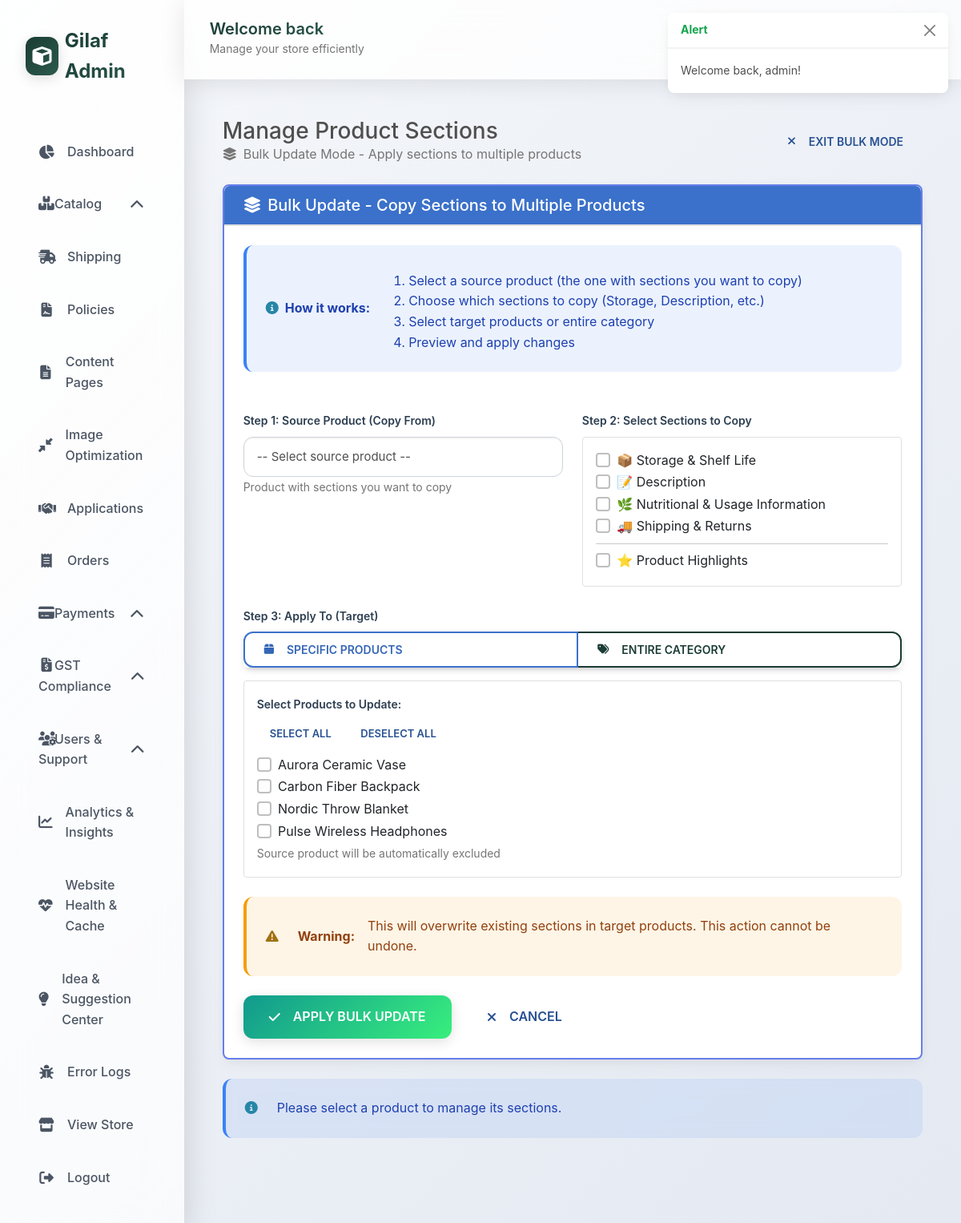
/admin/manage_product_sections.php?bulk_mode=1 (signed in), run on the app's committed database.
### tables this page shows
CREATE TABLE IF NOT EXISTS products (
  id INT AUTO_INCREMENT PRIMARY KEY,
  name VARCHAR(180) NOT NULL,
  description TEXT,
  category_id INT,
  price DECIMAL(10,2) NOT NULL DEFAULT 0,
  stock INT NOT NULL DEFAULT 0,
  image VARCHAR(255),
  created_at TIMESTAMP DEFAULT CURRENT_TIMESTAMP,
  FOREIGN KEY (category_id) REFERENCES categories(id) ON DELETE SET NULL
);

### admin/manage_product_sections.php (the view, shortened to what the rows shown need)
<?php
require_once __DIR__ . '/../includes/functions.php';
$selectedCategoryId = isset($_GET['category_id']) ? (int)$_GET['category_id'] : 0;
$bulkMode = isset($_GET['bulk_mode']) ? (int)$_GET['bulk_mode'] : 0;
if ($selectedCategoryId > 0) {
    $products = db_fetch_all('SELECT id, name FROM products WHERE category_id = ? ORDER BY name ASC', [$selectedCategoryId]);
} else {
    $products = db_fetch_all('SELECT id, name FROM products ORDER BY name ASC');
}
include __DIR__ . '/../includes/admin_header.php';
?>
<div class="container-fluid px-4 py-4">
    <div class="d-flex justify-content-between align-items-center mb-4">
        <div>
            <h1 class="h3 mb-0">Manage Product Sections</h1>
        </div>
    </div>
    <?php if ($bulkMode): ?>
        <div class="card mb-4 border-primary">
            <div class="card-body">
                <form method="post" id="bulkUpdateForm">
                    <div class="row g-4">
                        <div class="col-md-12">
                            <div id="targetProductsDiv" class="border rounded p-3">
                                <div style="max-height: 300px; overflow-y: auto;">
                                    <?php foreach ($products as $product): ?>
                                        <div class="form-check">
                                            <input class="form-check-input product-checkbox" type="checkbox" name="target_products[]"
                                                   value="<?= $product['id']; ?>" id="product_<?= $product['id']; ?>">
                                            <label class="form-check-label" for="product_<?= $product['id']; ?>">
                                                <?= htmlspecialchars($product['name']); ?>
                                            </label>
                                        </div>
                                    <?php endforeach; ?>
                                </div>
                            </div>
                        </div>
                    </div>
                </form>
            </div>
        </div>
    <?php endif; ?>
</div>
<?php include __DIR__ . '/../includes/admin_footer.php'; ?>

### data on the page
products: name "Aurora Ceramic Vase"
products: name "Carbon Fiber Backpack"
products: name "Nordic Throw Blanket"
products: name "Pulse Wireless Headphones"

### other printed values
$flash['message'] "Welcome back, admin!"
